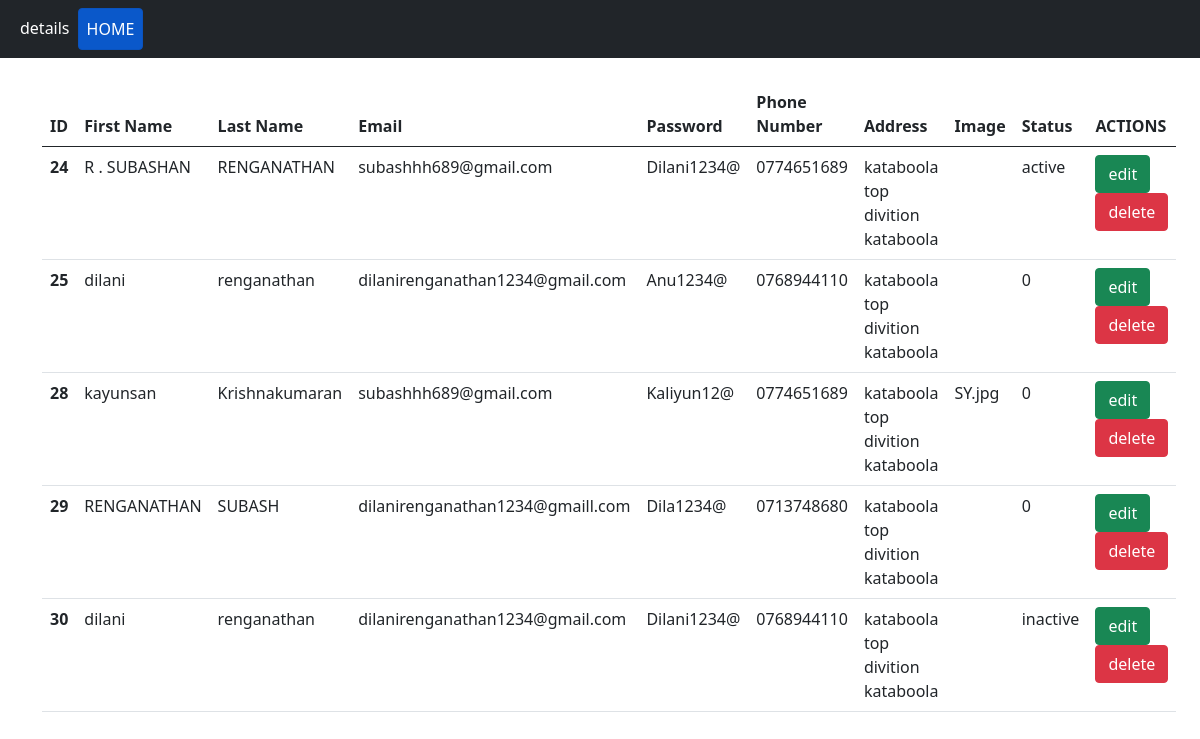
The page / on the database its author committed.
### tables this page shows
CREATE TABLE `testing` (
  `id` int(11) NOT NULL,
  `firstName` varchar(255) DEFAULT NULL,
  `lastName` varchar(255) DEFAULT NULL,
  `email` varchar(255) DEFAULT NULL,
  `password` varchar(255) DEFAULT NULL,
  `phoneNumber` varchar(255) DEFAULT NULL,
  `address` text DEFAULT NULL,
  `image` varchar(255) DEFAULT NULL,
  `status` varchar(10) DEFAULT NULL
);

### index.php (the view, shortened to what this page needs)
<!doctype html>
<html lang="en">
  <head>
    <link href="https://cdn.jsdelivr.net/npm/bootstrap@5.0.2/dist/css/bootstrap.min.css" rel="stylesheet">
  </head>
  <body>
  <nav class="navbar navbar-expand-lg navbar-dark bg-dark">
      <div class="container-fluid">
        <div class="collapse navbar-collapse" id="navbarNav">
          <ul class="navbar-nav">
            <li class="nav-item">
              <a class="nav-link active" aria-current="page" href="index.php">details</a>
            </li>
            <li class="nav-item">
              <a type="button" class="btn btn-primary nav-link active" href="create.php">HOME</a>
            </li>
          </ul>
        </div>
      </div>
    </nav>
    <div class="container my-4">
    <table class="table">
    <thead>
      <tr>
        <th>ID</th>
        <th>First Name</th>
        <th>Last Name</th>
        <th>Email</th>
        <th>Password</th>
        <th>Phone Number</th>
        <th>Address</th>
        <th>Image</th>
        <th>Status</th>
        <th>ACTIONS</th>
      </tr>
    </thead>
      <?php
        include "config.php";
        $sql = "select * from testing";
        $result = $conn->query($sql);
        while($row=$result->fetch_assoc()){
          echo "
      <tr>
        <th>$row[id]</th>
        <td>$row[firstName]</td>
        <td>$row[lastName]</td>
        <td>$row[email]</td>
        <td>$row[password]</td>
        <td>$row[phoneNumber]</td>
        <td>$row[address]</td>
        <td>$row[image]</td>
         <td>$row[status]</td>
         <td>
                  <a class='btn btn-success' href='edit.php?id=$row[id]'>edit</a></br></span>
                  <a class='btn btn-danger' href='delete.php?id=$row[id]'>delete</a>
                </td>
      </tr>
      ";
        }
      ?>
  </table>
      </div>
  </body>
</html>

### rows shown on the page
testing: id "24", firstName "R . SUBASHAN", lastName "RENGANATHAN", email "subashhh689@gmail.com", password "Dilani1234@", phoneNumber "0774651689", address "kataboola top divition kataboola", status "active"
testing: id "25", firstName "dilani", lastName "renganathan", email "dilanirenganathan1234@gmail.com", password "Anu1234@", phoneNumber "0768944110", address "kataboola top divition kataboola", status "0"
testing: id "28", firstName "kayunsan", lastName "Krishnakumaran", email "subashhh689@gmail.com", password "Kaliyun12@", phoneNumber "0774651689", address "kataboola top divition kataboola", image "SY.jpg", status "0"
testing: id "29", firstName "RENGANATHAN", lastName "SUBASH", email "dilanirenganathan1234@gmaill.com", password "Dila1234@", phoneNumber "0713748680", address "kataboola top divition kataboola", status "0"
testing: id "30", firstName "dilani", lastName "renganathan", email "dilanirenganathan1234@gmail.com", password "Dilani1234@", phoneNumber "0768944110", address "kataboola top divition kataboola", status "inactive"
